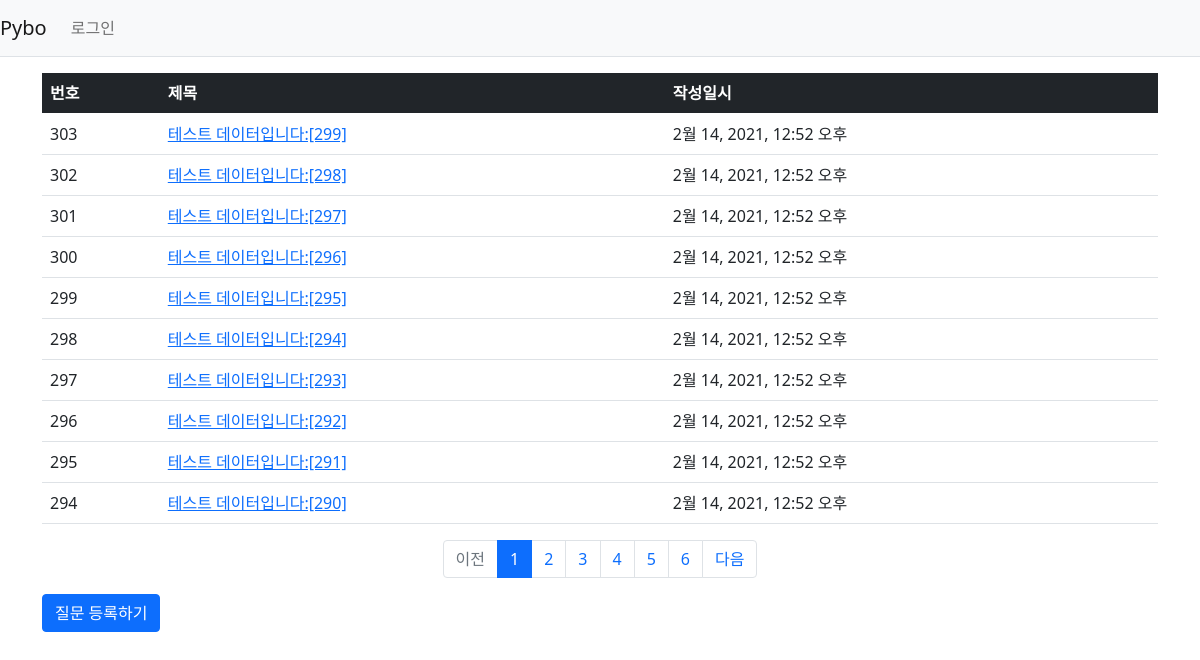
Screenshot of /pybo/ with the database file from the repository.
### pybo/models.py (models this page shows, shortened)
class Question(models.Model):
    subject = models.CharField(max_length=200)
    content = models.TextField()
    create_date = models.DateTimeField()

### pybo/views.py (the view)
# urls.py: path('', views.index, name='index'),
def index(request):
    page = request.GET.get('page', '1')
    question_list = Question.objects.order_by('-create_date')
    paginator = Paginator(question_list, 10)
    page_obj = paginator.get_page(page)
    context = {'question_list': page_obj}
    return render(request, 'pybo/question_list.html', context)

### pybo/templatetags/pybo_filter.py (called while the page is built)
@register.filter
def sub(value, arg):
    return value - arg

### templates/pybo/question_list.html (shortened to what this page needs)
{% extends 'base.html' %}
{% load pybo_filter %}
{% block content %}
<div class="container my-3">
    <table class="table">
        <thead>
            <tr class="table-dark">
                <th>번호</th>
                <th>제목</th>
                <th>작성일시</th>
            </tr>
        </thead>
        <tbody>
            {% if question_list %}
            {% for question in question_list %}
            <tr>
                <td>{{ question_list.paginator.count|sub:question_list.start_index|sub:forloop.counter|add:2 }}</td>
                <td>
                    <a href="{% url 'pybo:detail' question.id %}">{{ question.subject }}</a>
                </td>
                <td>{{ question.create_date }}</td>
            </tr>
            {% endfor %}
            {% else %}
            <tr>
                <td colspan="3">질문이 없습니다.</td>
            </tr>
            {% endif %}
        </tbody>
    </table>
    <ul class="pagination justify-content-center">
        {% if question_list.has_previous %}
        <li class="page-item">
            <a href="?page={{ question_list.previous_page_number|add:-5 }}" class="page-link">이전</a>
        </li>
        {% else %}
        <li class="page-item disabled">
            <a href="#" class="page-link" tabindex="-1">이전</a>
        </li>
        {% endif %}
        {% for page_number in question_list.paginator.page_range %}
            {% if page_number >= question_list.number|add:-5 and page_number <= question_list.number|add:5 %}
                {% if page_number == question_list.number %}
                <li class="page-item active">
                    <a href="?page={{ page_number }}" class="page-link">{{ page_number }}</a>
                </li>
                {% else %}
                <li class="page-item">
                    <a href="?page={{ page_number }}" class="page-link">{{ page_number }}</a>
                </li>
                {% endif %}
            {% endif %}
        {% endfor %}
        {% if question_list.has_next %}
        <li class="page-item">
            <a class="page-link" href="?page={{ question_list.next_page_number|add:5 }}">다음</a>
        </li>
        {% else %}
        <li class="page-item disabled">
            <a class="page-link" tabindex="-1" href="#">다음</a>
        </li>
        {% endif %}
    </ul>
    <a href="{% url 'pybo:question_create' %}" class="btn btn-primary">질문 등록하기</a>
</div>
{% endblock %}

### rows the page displays
Question: paginator.count|sub "303", subject "테스트 데이터입니다:[299]", create_date "2월 14, 2021, 12:52 오후"
Question: paginator.count|sub "302", subject "테스트 데이터입니다:[298]", create_date "2월 14, 2021, 12:52 오후"
Question: paginator.count|sub "301", subject "테스트 데이터입니다:[297]", create_date "2월 14, 2021, 12:52 오후"
Question: paginator.count|sub "300", subject "테스트 데이터입니다:[296]", create_date "2월 14, 2021, 12:52 오후"
Question: paginator.count|sub "299", subject "테스트 데이터입니다:[295]", create_date "2월 14, 2021, 12:52 오후"
Question: paginator.count|sub "298", subject "테스트 데이터입니다:[294]", create_date "2월 14, 2021, 12:52 오후"
Question: paginator.count|sub "297", subject "테스트 데이터입니다:[293]", create_date "2월 14, 2021, 12:52 오후"
Question: paginator.count|sub "296", subject "테스트 데이터입니다:[292]", create_date "2월 14, 2021, 12:52 오후"
Question: paginator.count|sub "295", subject "테스트 데이터입니다:[291]", create_date "2월 14, 2021, 12:52 오후"
Question: paginator.count|sub "294", subject "테스트 데이터입니다:[290]", create_date "2월 14, 2021, 12:52 오후"

### other values shown
{{ page_number }} "1"
{{ page_number }} "2" "3" "4" "5" "6"
